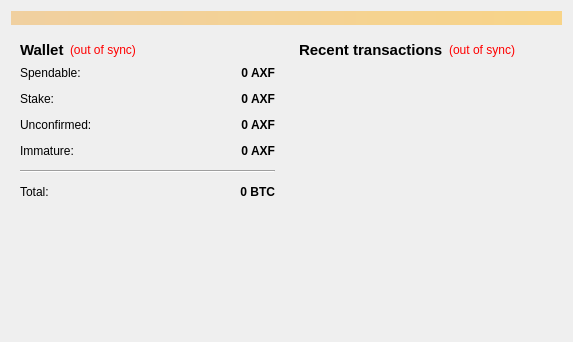
<?xml version="1.0" encoding="UTF-8"?>
<ui version="4.0">
 <class>OverviewPage</class>
 <widget class="QWidget" name="OverviewPage">
  <property name="geometry">
   <rect>
    <x>0</x>
    <y>0</y>
    <width>573</width>
    <height>342</height>
   </rect>
  </property>
  <property name="windowTitle">
   <string>Form</string>
  </property>
  <layout class="QVBoxLayout" name="topLayout">
   <item>
    <widget class="QLabel" name="labelAlerts">
     <property name="visible">
      <bool>false</bool>
     </property>
     <property name="styleSheet">
      <string notr="true">background-color: qlineargradient(x1: 0, y1: 0, x2: 1, y2: 0, stop:0 #F0D0A0, stop:1 #F8D488);  color:#000000
</string>
     </property>
     <property name="wordWrap">
      <bool>true</bool>
     </property>
     <property name="margin">
      <number>3</number>
     </property>
    </widget>
   </item>
   <item>
    <layout class="QHBoxLayout" name="horizontalLayout" stretch="1,1">
     <item>
      <layout class="QVBoxLayout" name="verticalLayout_2">
       <item>
        <widget class="QWidget" name="widget" native="true">
         <layout class="QVBoxLayout" name="verticalLayout_4">
          <item>
           <layout class="QHBoxLayout" name="horizontalLayout_4">
            <item>
             <widget class="QLabel" name="label_5">
              <property name="font">
               <font>
                <pointsize>11</pointsize>
                <weight>75</weight>
                <bold>true</bold>
               </font>
              </property>
              <property name="text">
               <string>Wallet</string>
              </property>
             </widget>
            </item>
            <item>
             <widget class="QLabel" name="labelWalletStatus">
              <property name="toolTip">
               <string>The displayed information may be out of date. Your wallet automatically synchronizes with the AXFunds network after a connection is established, but this process has not completed yet.</string>
              </property>
              <property name="styleSheet">
               <string notr="true">QLabel { color: red; }</string>
              </property>
              <property name="text">
               <string notr="true">(out of sync)</string>
              </property>
              <property name="alignment">
               <set>Qt::AlignLeading|Qt::AlignLeft|Qt::AlignVCenter</set>
              </property>
             </widget>
            </item>
            <item>
             <spacer name="horizontalSpacer_2">
              <property name="orientation">
               <enum>Qt::Horizontal</enum>
              </property>
              <property name="sizeHint" stdset="0">
               <size>
                <width>40</width>
                <height>20</height>
               </size>
              </property>
             </spacer>
            </item>
           </layout>
          </item>
          <item>
           <layout class="QFormLayout" name="formLayout_2">
            <property name="fieldGrowthPolicy">
             <enum>QFormLayout::AllNonFixedFieldsGrow</enum>
            </property>
            <property name="horizontalSpacing">
             <number>12</number>
            </property>
            <property name="verticalSpacing">
             <number>12</number>
            </property>
            <item row="0" column="0">
             <widget class="QLabel" name="label">
              <property name="text">
               <string>Spendable:</string>
              </property>
             </widget>
            </item>
            <item row="0" column="1">
             <widget class="QLabel" name="labelBalance">
              <property name="font">
               <font>
                <weight>75</weight>
                <bold>true</bold>
               </font>
              </property>
              <property name="cursor">
               <cursorShape>IBeamCursor</cursorShape>
              </property>
              <property name="toolTip">
               <string>Your current spendable balance</string>
              </property>
              <property name="text">
               <string notr="true">0 AXF</string>
              </property>
              <property name="alignment">
               <set>Qt::AlignRight|Qt::AlignTrailing|Qt::AlignVCenter</set>
              </property>
              <property name="textInteractionFlags">
               <set>Qt::LinksAccessibleByMouse|Qt::TextSelectableByKeyboard|Qt::TextSelectableByMouse</set>
              </property>
             </widget>
            </item>
            <item row="1" column="0">
             <widget class="QLabel" name="label_6">
              <property name="text">
               <string>Stake:</string>
              </property>
             </widget>
            </item>
            <item row="1" column="1">
             <widget class="QLabel" name="labelStake">
              <property name="font">
               <font>
                <weight>75</weight>
                <bold>true</bold>
               </font>
              </property>
              <property name="cursor">
               <cursorShape>IBeamCursor</cursorShape>
              </property>
              <property name="toolTip">
               <string>Total of coins that was staked, and do not yet count toward the current balance</string>
              </property>
              <property name="text">
               <string notr="true">0 AXF</string>
              </property>
              <property name="alignment">
               <set>Qt::AlignRight|Qt::AlignTrailing|Qt::AlignVCenter</set>
              </property>
              <property name="textInteractionFlags">
               <set>Qt::LinksAccessibleByMouse|Qt::TextSelectableByKeyboard|Qt::TextSelectableByMouse</set>
              </property>
             </widget>
            </item>
            <item row="2" column="0">
             <widget class="QLabel" name="label_3">
              <property name="text">
               <string>Unconfirmed:</string>
              </property>
             </widget>
            </item>
            <item row="2" column="1">
             <widget class="QLabel" name="labelUnconfirmed">
              <property name="font">
               <font>
                <weight>75</weight>
                <bold>true</bold>
               </font>
              </property>
              <property name="cursor">
               <cursorShape>IBeamCursor</cursorShape>
              </property>
              <property name="toolTip">
               <string>Total of transactions that have yet to be confirmed, and do not yet count toward the current balance</string>
              </property>
              <property name="text">
               <string notr="true">0 AXF</string>
              </property>
              <property name="alignment">
               <set>Qt::AlignRight|Qt::AlignTrailing|Qt::AlignVCenter</set>
              </property>
              <property name="textInteractionFlags">
               <set>Qt::LinksAccessibleByMouse|Qt::TextSelectableByKeyboard|Qt::TextSelectableByMouse</set>
              </property>
             </widget>
            </item>
            <item row="3" column="0">
             <widget class="QLabel" name="labelImmatureText">
              <property name="text">
               <string>Immature:</string>
              </property>
             </widget>
            </item>
            <item row="3" column="1">
             <widget class="QLabel" name="labelImmature">
              <property name="font">
               <font>
                <weight>75</weight>
                <bold>true</bold>
               </font>
              </property>
              <property name="toolTip">
               <string>Mined balance that has not yet matured</string>
              </property>
              <property name="text">
               <string notr="true">0 AXF</string>
              </property>
              <property name="alignment">
               <set>Qt::AlignRight|Qt::AlignTrailing|Qt::AlignVCenter</set>
              </property>
              <property name="textInteractionFlags">
               <set>Qt::LinksAccessibleByMouse|Qt::TextSelectableByKeyboard|Qt::TextSelectableByMouse</set>
              </property>
             </widget>
            </item>
            <item row="4" column="0" colspan="2">
             <widget class="Line" name="line">
              <property name="orientation">
               <enum>Qt::Horizontal</enum>
              </property>
             </widget>
            </item>
            <item row="5" column="0">
             <widget class="QLabel" name="labelTotalText">
              <property name="text">
               <string>Total:</string>
              </property>
             </widget>
            </item>
            <item row="5" column="1">
             <widget class="QLabel" name="labelTotal">
              <property name="font">
               <font>
                <weight>75</weight>
                <bold>true</bold>
               </font>
              </property>
              <property name="cursor">
               <cursorShape>IBeamCursor</cursorShape>
              </property>
              <property name="toolTip">
               <string>Your current total balance</string>
              </property>
              <property name="text">
               <string notr="true">0 BTC</string>
              </property>
              <property name="alignment">
               <set>Qt::AlignRight|Qt::AlignTrailing|Qt::AlignVCenter</set>
              </property>
              <property name="textInteractionFlags">
               <set>Qt::LinksAccessibleByMouse|Qt::TextSelectableByKeyboard|Qt::TextSelectableByMouse</set>
              </property>
             </widget>
            </item>
           </layout>
          </item>
         </layout>
        </widget>
       </item>
       <item>
        <spacer name="verticalSpacer">
         <property name="orientation">
          <enum>Qt::Vertical</enum>
         </property>
         <property name="sizeHint" stdset="0">
          <size>
           <width>20</width>
           <height>40</height>
          </size>
         </property>
        </spacer>
       </item>
      </layout>
     </item>
     <item>
      <layout class="QVBoxLayout" name="verticalLayout_3">
       <item>
        <widget class="QWidget" name="widget_2" native="true">
         <layout class="QVBoxLayout" name="verticalLayout">
          <item>
           <layout class="QHBoxLayout" name="horizontalLayout_2">
            <item>
             <widget class="QLabel" name="label_4">
              <property name="font">
               <font>
                <pointsize>11</pointsize>
                <weight>75</weight>
                <bold>true</bold>
               </font>
              </property>
              <property name="text">
               <string>&lt;b&gt;Recent transactions&lt;/b&gt;</string>
              </property>
             </widget>
            </item>
            <item>
             <widget class="QLabel" name="labelTransactionsStatus">
              <property name="toolTip">
               <string>The displayed information may be out of date. Your wallet automatically synchronizes with the AXFunds network after a connection is established, but this process has not completed yet.</string>
              </property>
              <property name="styleSheet">
               <string notr="true">QLabel { color: red; }</string>
              </property>
              <property name="text">
               <string notr="true">(out of sync)</string>
              </property>
              <property name="alignment">
               <set>Qt::AlignRight|Qt::AlignTrailing|Qt::AlignVCenter</set>
              </property>
             </widget>
            </item>
            <item>
             <spacer name="horizontalSpacer">
              <property name="orientation">
               <enum>Qt::Horizontal</enum>
              </property>
              <property name="sizeHint" stdset="0">
               <size>
                <width>40</width>
                <height>20</height>
               </size>
              </property>
             </spacer>
            </item>
           </layout>
          </item>
          <item>
           <widget class="QListView" name="listTransactions">
            <property name="styleSheet">
             <string notr="true">QListView { background: transparent; }</string>
            </property>
            <property name="frameShape">
             <enum>QFrame::NoFrame</enum>
            </property>
            <property name="verticalScrollBarPolicy">
             <enum>Qt::ScrollBarAlwaysOff</enum>
            </property>
            <property name="horizontalScrollBarPolicy">
             <enum>Qt::ScrollBarAlwaysOff</enum>
            </property>
            <property name="selectionMode">
             <enum>QAbstractItemView::NoSelection</enum>
            </property>
           </widget>
          </item>
         </layout>
        </widget>
       </item>
      </layout>
     </item>
    </layout>
   </item>
  </layout>
 </widget>
 <resources/>
 <connections/>
</ui>
